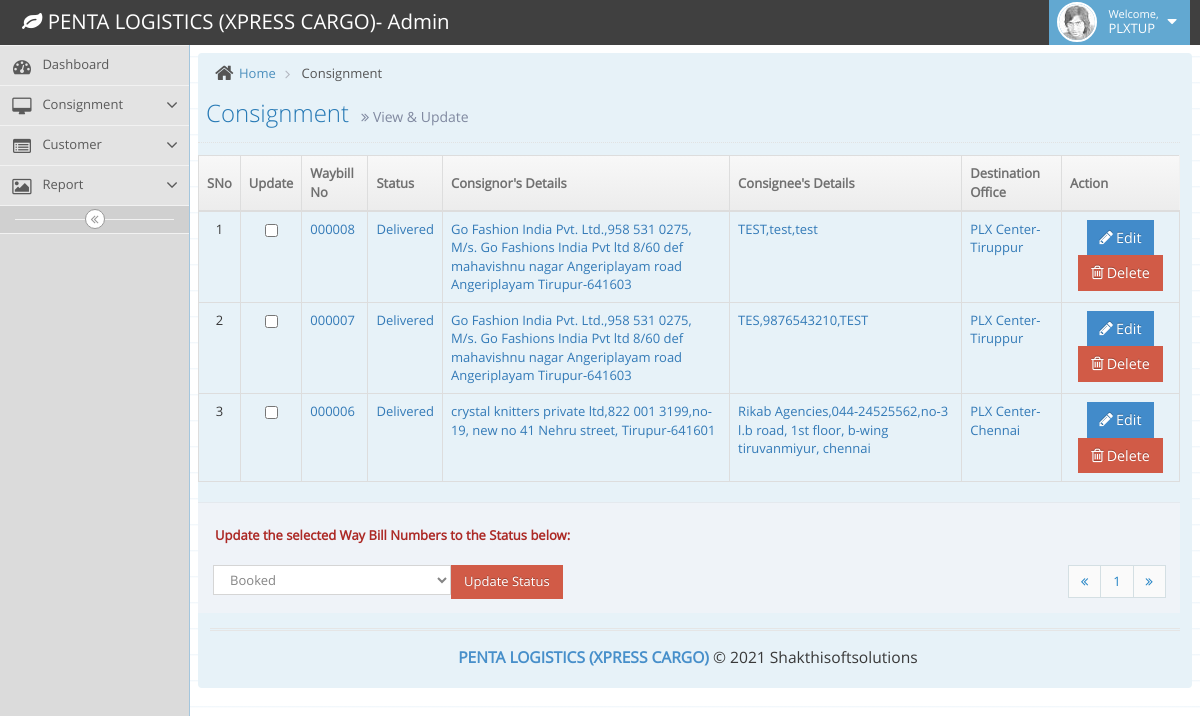
Page /admin/view-consignment.php (signed in) on the committed database.
### tables this page shows
CREATE TABLE `tbl_courier` (
  `cid` int(10) NOT NULL,
  `waybillno` varchar(100) NOT NULL,
  `consignor_name` varchar(100) NOT NULL,
  `consignor_gst` varchar(50) NOT NULL,
  `consignor_phone` varchar(12) NOT NULL,
  `consignor_add` varchar(200) NOT NULL,
  `consignee_name` varchar(100) NOT NULL,
  `consignee_gst` varchar(50) NOT NULL,
  `consignee_phone` varchar(12) NOT NULL,
  `consignee_pincode` varchar(50) NOT NULL,
  `consignee_add` varchar(200) NOT NULL,
  `toi` varchar(40) NOT NULL,
  `weight` double NOT NULL,
  `actwgt` varchar(50) NOT NULL,
  `volh` varchar(50) NOT NULL,
  `volw` varchar(50) NOT NULL,
  `voll` varchar(50) NOT NULL,
  `volq` varchar(50) NOT NULL,
  `volh1` varchar(50) NOT NULL,
  `volw1` varchar(50) NOT NULL,
  `voll1` varchar(50) NOT NULL,
  `volq1` varchar(50) NOT NULL,
  `volh2` varchar(50) NOT NULL,
  `volw2` varchar(50) NOT NULL,
  `voll2` varchar(50) NOT NULL,
  `volq2` int(11) NOT NULL,
  `cubft` varchar(50) NOT NULL,
  `boxes` varchar(50) NOT NULL,
  `bxpkg` varchar(50) NOT NULL,
  `qty` int(10) NOT NULL,
  `units` varchar(50) NOT NULL,
  `invoice_no` varchar(20) NOT NULL,
  `invoice_val` varchar(50) NOT NULL,
  `setto` varchar(100) NOT NULL,
  `pay_mode` varchar(20) NOT NULL,
  `pick_date` varchar(100) NOT NULL,
  `dest_off` varchar(20) NOT NULL,
  `dest_city` int(11) NOT NULL,
  `org_off` varchar(50) NOT NULL,
  `freight` double NOT NULL,
  `insurance` varchar(50) NOT NULL,
  `waych` varchar(100) NOT NULL,
  `othch` varchar(100) NOT NULL,
  `odach` varchar(100) NOT NULL,
  `topaych` varchar(100) NOT NULL,
  `subtot` varchar(100) NOT NULL,
  `sgst` varchar(100) NOT NULL,
  `cgst` varchar(100) NOT NULL,
  `tot` varchar(100) NOT NULL,
  `comments` varchar(250) NOT NULL,
  `book_status` varchar(10) NOT NULL,
  `status` varchar(20) NOT NULL,
  `book_date` date NOT NULL
);

CREATE TABLE `book_status` (
  `b_id` int(11) NOT NULL,
  `bname` varchar(100) NOT NULL,
  `status` varchar(100) NOT NULL DEFAULT 'A'
);

CREATE TABLE `tbl_offices` (
  `id` int(10) NOT NULL,
  `off_name` varchar(100) NOT NULL,
  `address` varchar(230) NOT NULL,
  `city` varchar(100) NOT NULL,
  `ph_no` varchar(20) NOT NULL,
  `office_time` varchar(100) NOT NULL,
  `contact_person` varchar(100) NOT NULL,
  `status` varchar(50) NOT NULL DEFAULT 'A'
);

### admin/view-consignment.php (the view, shortened to what this page needs)
<?php
if ((isset($_SESSION)) && (isset($_SESSION['uid']))) {
?>
	<!DOCTYPE html>
	<html lang="en">
	<head>
		<link rel="stylesheet" href="assets/css/bootstrap.min.css" />
		<link rel="stylesheet" href="assets/font-awesome/4.5.0/css/font-awesome.min.css" />
		<link rel="stylesheet" href="assets/css/ace.min.css" class="ace-main-stylesheet" id="main-ace-style" />
		<link rel="stylesheet" href="assets/css/ace-skins.min.css" />
		<link rel="stylesheet" href="assets/css/ace-rtl.min.css" />
		<link rel="stylesheet" href="assets/css/bootstrap-datetimepicker.min.css" />
	</head>
	<body class="skin-3">
		<div id="navbar" class="navbar navbar-default          ace-save-state">
			<div class="navbar-container ace-save-state" id="navbar-container">
				<div class="navbar-header pull-left">
					<a href="index.html" class="navbar-brand">
						<small>
							<i class="fa fa-leaf"></i>
							PENTA LOGISTICS (XPRESS CARGO)- Admin
						</small>
					</a>
				</div>
				<div class="navbar-buttons navbar-header pull-right" role="navigation">
					<ul class="nav ace-nav">
						<li class="light-blue dropdown-modal">
							<a data-toggle="dropdown" href="#" class="dropdown-toggle">
								<img class="nav-user-photo" src="assets/images/avatars/user.jpg" alt="Jason's Photo" />
								<span class="user-info">
									<small>Welcome,</small>
									<?php echo $_SESSION['username']; ?>
								</span>
								<i class="ace-icon fa fa-caret-down"></i>
							</a>
						</li>
					</ul>
				</div>
			</div>
		</div>
		<div class="main-container ace-save-state" id="main-container">
			<div id="sidebar" class="sidebar                  responsive                    ace-save-state">
				<?php
				include("sidebar.php");
				?>
				<div class="sidebar-toggle sidebar-collapse" id="sidebar-collapse">
					<i id="sidebar-toggle-icon" class="ace-icon fa fa-angle-double-left ace-save-state" data-icon1="ace-icon fa fa-angle-double-left" data-icon2="ace-icon fa fa-angle-double-right"></i>
				</div>
			</div>
			<div class="main-content">
				<div class="main-content-inner">
					<div class="breadcrumbs ace-save-state" id="breadcrumbs">
						<ul class="breadcrumb">
							<li>
								<i class="ace-icon fa fa-home home-icon"></i>
								<a href="dashboard.php">Home</a>
							</li>
							<li class="active"> Consignment</li>
						</ul>
						<div class="page-header">
							<h1>
								<?php echo "Consignment"; ?>
								<small>
									<i class="ace-icon fa fa-angle-double-right"></i>
									<?php echo "View & Update"; ?>
								</small>
							</h1>
						</div>
						<div class="row">
							<div class="col-xs-12">
								<div class="row">
									<div class="col-xs-12">
										<table id="simple-table" class="table  table-bordered table-hover">
											<thead>
												<tr>
													<th>SNo</th>
													<th>Update</th>
													<th>Waybill No</th>
													<th>Status</th>
													<th>Consignor's Details</th>
													<th>Consignee's Details</th>
													<th>Destination Office</th>
													<th class="hidden-480">Action</th>
												</tr>
											</thead>
											<tbody>
												<tr>
													<?php
													$i = 0;
													if (!isset($_GET['page'])) {
														$page = 1;
													} else {
														$page = $_GET['page'];
													}
													$results_per_page = 10;
													$msql = mysqli_query($dbConn, "Select * from tbl_courier where status='A' ORDER BY waybillno DESC");
													$Cust_Count = mysqli_num_rows($msql);
													$page_first_result = ($page - 1) * $results_per_page;
													$msql = mysqli_query($dbConn, "Select * from tbl_courier where status='A' ORDER BY waybillno DESC LIMIT " . $page_first_result . ',' . $results_per_page);
													$number_of_page = ceil($Cust_Count / $results_per_page);
													?>
													<form id="UpdateConsignment" action="UpdateConsignment.php" method="POST">
														<?php
														while ($row = mysqli_fetch_array($msql)) {
															$WayBillNo = $row['waybillno'];
															$ConsignmentStatusSQL1 = mysqli_query($dbConn, "SELECT * from tbl_courier_track where status='A' AND cons_no = '$WayBillNo' ");
															$row_book_status1 = mysqli_fetch_array($ConsignmentStatusSQL1);
															$ConsignmentStatusID = $row_book_status1['bk_status'];
															$ConsignmentStatusSQL = mysqli_query($dbConn, "SELECT * from book_status where status='A' AND b_id = '$ConsignmentStatusID' ");
															$row_book_status = mysqli_fetch_array($ConsignmentStatusSQL);
															$ConsignmentStatusName = $row_book_status['bname'];
														?>
															<td class="center"> <?php echo $i = $i + 1; ?></td>
															<td class="center"><input type="checkbox" name="SelectedWayBill[]" value="<?php echo $row['waybillno']; ?>"></td>
															<td><a href="#"><?php echo $row['waybillno']; ?></a></td>
															<td><a href="#"><?php echo $ConsignmentStatusName ?></a></td>
															<td><a href="#"><?php echo $row['consignor_name'] . "," . $row['consignor_phone'] . "," . $row['consignor_add'] ?></a></td>
															<td><a href="#"><?php echo $row['consignee_name'] . "," . $row['consignee_phone'] . "," . $row['consignee_add']; ?></a></td>
															<td><a href="#"><?php $dsql = mysqli_fetch_array(mysqli_query($dbConn, "Select * from tbl_offices where id='$row[dest_off]' and status='A'"));
																			echo $dsql['off_name']; ?></a></td>
															<td class="hidden-480 center">
																<a href="add-consignment.php?ty=edit&editid=<?php echo $row[0]; ?>">
																	<span class="btn btn-sm btn-primary bigger-110"><i class="ace-icon fa fa-pencil bigger-110"></i>Edit</span></a>
																<a href="add-consignment.php?ty=del&delid=<?php echo $row[0]; ?>">
																	<span class="btn btn-sm btn-danger bigger-110"><i class="ace-icon fa fa-trash-o  bigger-110"></i>Delete</span></a>
															</td>
												</tr>
											<?php
														}
											?>
											</tbody>
										</table>
										<div class="modal-footer no-margin-top">
											<div class="row">
												<p class="text-left warning-text">Update the selected Way Bill Numbers to the Status below:</p>
											</div>
											<select class="col-xs-12 col-sm-3" id="Book_Status_Update" name="Book_Status_Update">
												<?php
												$sqltoi = mysqli_query($dbConn, "SELECT * FROM book_status WHERE status= 'A'");
												?>
												<?php
												while ($rwtoi = mysqli_fetch_array($sqltoi)) {
												?>
													<option value="<?php echo $rwtoi['b_id']; ?>"><?php echo $rwtoi['bname']; ?></option>
												<?php
												}
												?>
											</select>
											<input value="Update Status" name="UpdateConsignment" type="submit" class="btn btn-sm btn-danger pull-left" data-dismiss="modal" />
											<ul class="pagination pull-right no-margin">
												<li class="prev">
													<a onclick="SetActivePage(1); SetActivePage(1);" href="view-consignment.php?&page=1">
														<i class="ace-icon fa fa-angle-double-left"></i>
													</a>
												</li>
												<?php for ($page = 1; $page <= $number_of_page; $page++) { ?>
													<li id="<?php echo 'PageNo' . $page; ?>">
														<?php echo '<a onclick="SetActivePage(' . $page . '); SetActivePage(' . $page . ');" href = "view-consignment.php?&page=' . $page . '">' . $page . ' </a>'; ?>
													</li>
												<?php } ?>
												<li class="next">
													<a href="#">
														<i class="ace-icon fa fa-angle-double-right"></i>
													</a>
												</li>
											</ul>
										</div>
									</div>
								</div>
							</div>
						</div>
						<div class="footer">
							<div class="footer-inner">
								<div class="footer-content">
									<span class="bigger-120">
										<span class="blue bolder">PENTA LOGISTICS (XPRESS CARGO)</span>
										&copy; <?php echo date('Y'); ?> Shakthisoftsolutions
									</span>
								</div>
							</div>
						</div>
					</div>
				<?php
			}
				?>

### rows in the picture
tbl_courier: waybillno "000008", book_status.bname "Delivered", consignor_name "Go Fashion India Pvt. Ltd.", consignor_phone "958 531 0275", consignor_add "M/s. Go Fashions India Pvt ltd 8/60 def mahavishnu nagar Angeriplayam road Angeriplayam Tirupur-641603", consignee_name "TEST", consignee_phone "test", consignee_add "test", tbl_offices.off_name "PLX Center- Tiruppur"
tbl_courier: i "2", waybillno "000007", book_status.bname "Delivered", consignor_name "Go Fashion India Pvt. Ltd.", consignor_phone "958 531 0275", consignor_add "M/s. Go Fashions India Pvt ltd 8/60 def mahavishnu nagar Angeriplayam road Angeriplayam Tirupur-641603", consignee_name "TES", consignee_phone "9876543210", consignee_add "TEST", tbl_offices.off_name "PLX Center- Tiruppur"
tbl_courier: i "3", waybillno "000006", book_status.bname "Delivered", consignor_name "crystal knitters private ltd", consignor_phone "822 001 3199", consignor_add "no-19, new no 41 Nehru street, Tirupur-641601", consignee_name "Rikab Agencies", consignee_phone "044-24525562", consignee_add "no-3 l.b road, 1st floor, b-wing tiruvanmiyur, chennai", tbl_offices.off_name "PLX Center- Chennai"

### other values in the picture
$_SESSION['username'] "PLXTUP"
form field Book_Status_Update "Booked"
